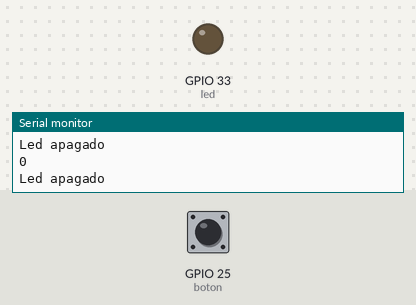
This sketch was run on a simulated ESP32. Shown: output pins drawn as LEDs (lit = HIGH), the last lines printed to the serial monitor. The test bench sets the inputs (shaded band); at power-on: GPIO 25 (boton) LOW.

Above: at 2.8 s.
2.9 s: GPIO 25 (boton) pulled HIGH for 1.2 s
At 4.2 s:
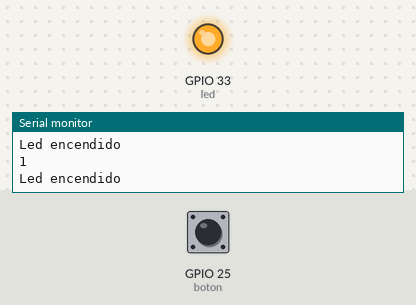
6.5 s: GPIO 25 (boton) pulled HIGH for 3.2 s
At 10.8 s:
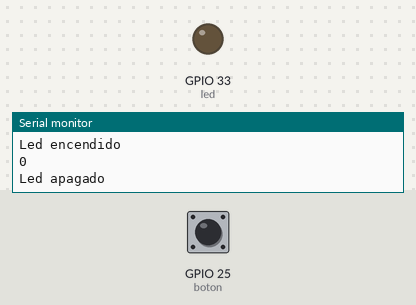
Timing chart, 0 to 12.3 s (numbered marks = the images above; inputs shaded):
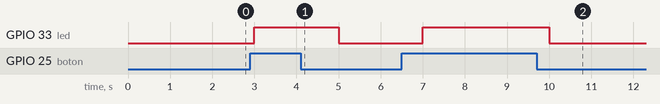

Measured:
- after the input at 2.9 s, GPIO 33 (led): LOW → HIGH after 0.10 s, → LOW 2.0 s later
- after the input at 6.5 s, GPIO 33 (led): LOW → HIGH after 0.50 s, → LOW 3.0 s later

The sketch:

boton_read.ino
```cpp
const int boton = 25, led = 33;


void setup() {
  // put your setup code here, to run once:
  pinMode(boton,INPUT);
  pinMode(led,OUTPUT); //Configuracion de entrada
  //pinMode(boton,OUTPUT); //Configuracion de sálida
  Serial.begin(9600);
}

void loop() {
  // put your main code here, to run repeatedly:
  int voltaje = digitalRead(boton);
  Serial.println(voltaje);
  //delay(1000);
  if(voltaje == 1){
    digitalWrite(led,HIGH);
    Serial.println("Led encendido");


    }
  else{
  digitalWrite(led,LOW);
  Serial.println("Led apagado");

  }

  delay(1000);
}
```
